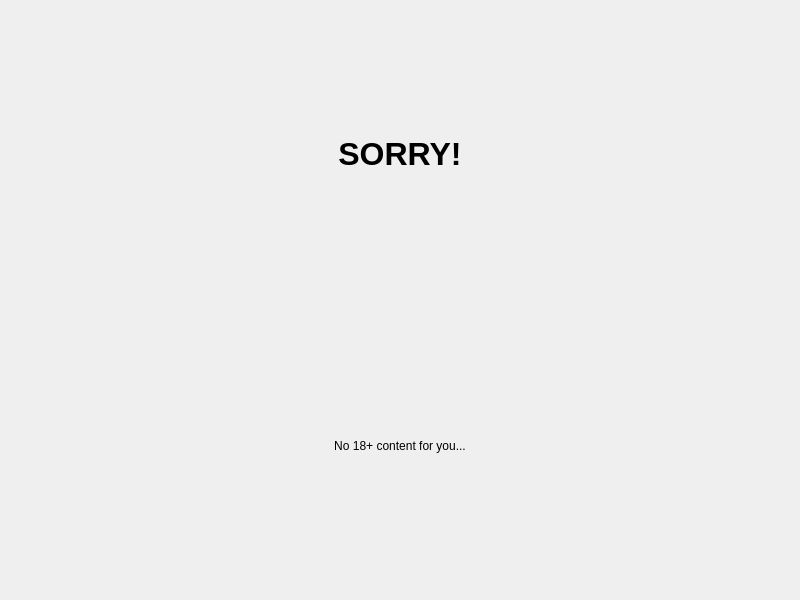
<?xml version="1.0" encoding="UTF-8"?>
<ui version="4.0">
 <class>r18VerityFailPage</class>
 <widget class="QWizardPage" name="r18VerityFailPage">
  <property name="geometry">
   <rect>
    <x>0</x>
    <y>0</y>
    <width>800</width>
    <height>600</height>
   </rect>
  </property>
  <property name="windowTitle">
   <string>WizardPage</string>
  </property>
  <layout class="QVBoxLayout" name="verticalLayout">
   <item>
    <widget class="QLabel" name="label">
     <property name="font">
      <font>
       <pointsize>24</pointsize>
       <bold>true</bold>
      </font>
     </property>
     <property name="text">
      <string>SORRY!</string>
     </property>
     <property name="alignment">
      <set>Qt::AlignmentFlag::AlignCenter</set>
     </property>
    </widget>
   </item>
   <item>
    <widget class="QLabel" name="label_2">
     <property name="text">
      <string>No 18+ content for you...</string>
     </property>
     <property name="alignment">
      <set>Qt::AlignmentFlag::AlignCenter</set>
     </property>
    </widget>
   </item>
  </layout>
 </widget>
 <resources/>
 <connections/>
</ui>
